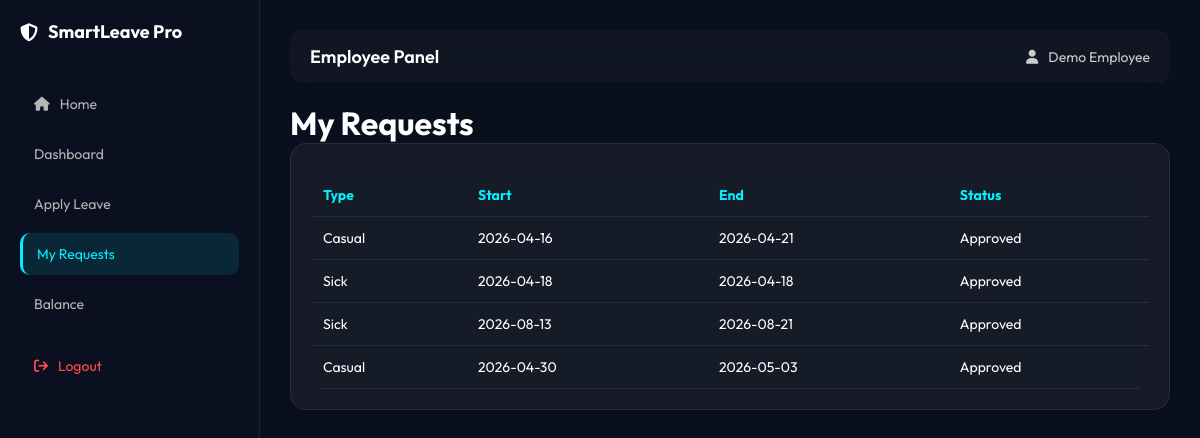
The app's page /Project/employee/my_requests.php (signed in) with its own data.
### tables this page shows
CREATE TABLE `leave_requests` (
  `id` int(11) NOT NULL,
  `employee_id` int(11) DEFAULT NULL,
  `leave_type` varchar(50) DEFAULT NULL,
  `start_date` date DEFAULT NULL,
  `end_date` date DEFAULT NULL,
  `reason` text DEFAULT NULL,
  `status` enum('Pending','Approved','Rejected') DEFAULT 'Pending',
  `manager_remark` text DEFAULT NULL,
  `created_at` timestamp NOT NULL DEFAULT current_timestamp()
);

### Project/employee/my_requests.php (the view, shortened to what this page needs)
<?php
require_once "../config/db.php";
$id=$_SESSION['user_id'];
$result=mysqli_query($conn,"SELECT * FROM leave_requests WHERE employee_id=$id");
?>
<?php include("../includes/layout_start.php"); ?>
<h1>My Requests</h1>
<div class="glass-card">
<table>
<tr>
<th>Type</th>
<th>Start</th>
<th>End</th>
<th>Status</th>
</tr>
<?php while($r=mysqli_fetch_assoc($result)): ?>
<tr>
<td><?php echo $r['leave_type']; ?></td>
<td><?php echo $r['start_date']; ?></td>
<td><?php echo $r['end_date']; ?></td>
<td><?php echo $r['status']; ?></td>
</tr>
<?php endwhile; ?>
</table>
</div>
<?php include("../includes/layout_end.php"); ?>

### Project/css/style.css (style rules this page uses)
* { margin:0; padding:0; box-sizing:border-box; font-family:'Outfit',sans-serif; }
body { background:#0a0f1d; color:#fff; overflow-x:hidden; }
.glass-card { background:rgba(255,255,255,0.05); padding:20px; border-radius:16px; backdrop-filter:blur(12px); border:1px solid rgba(255,255,255,0.08); margin-bottom:20px; }
table { width:100%; border-collapse:collapse; margin-top:10px; }
th,td { padding:12px; text-align:left; border-bottom:1px solid rgba(255,255,255,0.08); font-size:14px; }
th { color:#00f0ff; }
* { scroll-behavior: smooth; }
.glass-card { transition: 0.3s ease; }
table { border-radius:12px; overflow:hidden; }

### records on screen
leave_requests: leave_type "Casual", start_date "2026-04-16", end_date "2026-04-21", status "Approved"
leave_requests: leave_type "Sick", start_date "2026-04-18", end_date "2026-04-18", status "Approved"
leave_requests: leave_type "Sick", start_date "2026-08-13", end_date "2026-08-21", status "Approved"
leave_requests: leave_type "Casual", start_date "2026-04-30", end_date "2026-05-03", status "Approved"

### other values on screen
$_SESSION['role'] "Employee"
$_SESSION['name'] "Demo Employee"
